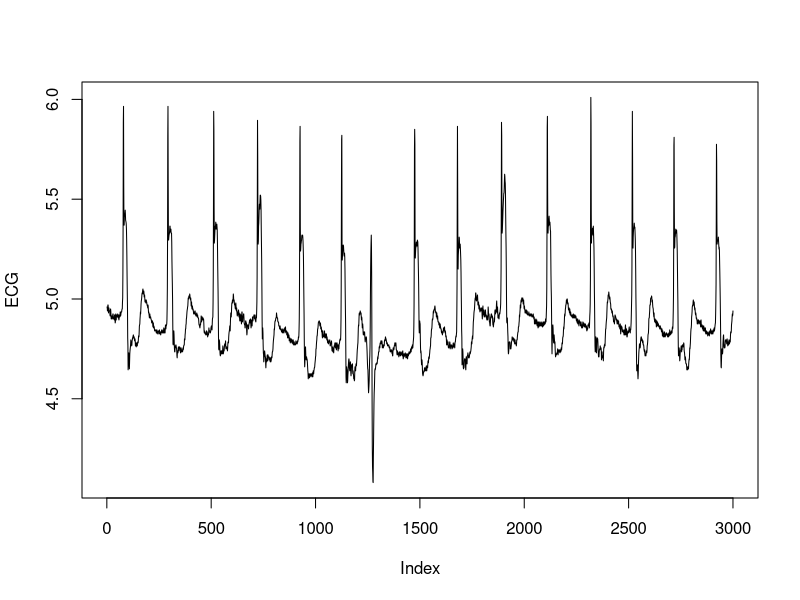
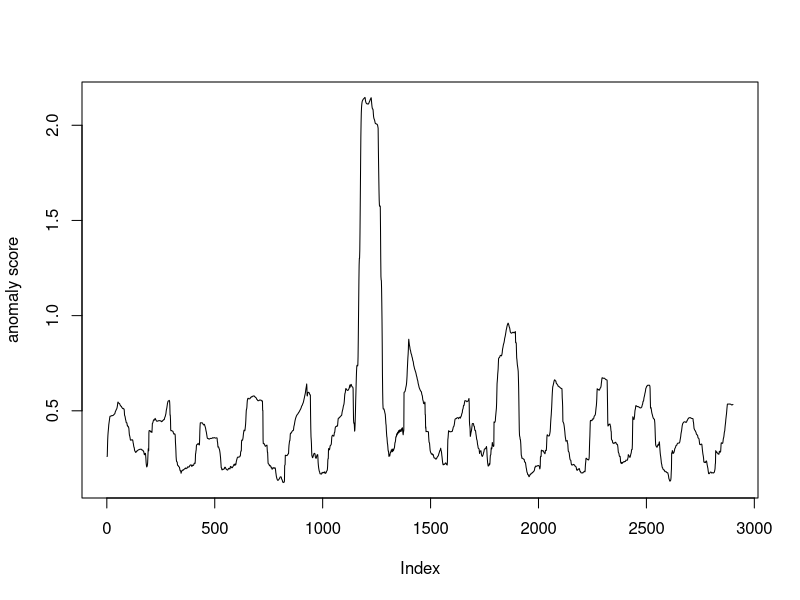

Here is the R script that generated these plots, in order:
# FNN パッケージを使った最近傍法による異常部位発見
library(FNN)

# Keogh らによる心電図データ
# http://www.cs.ucr.edu/~eamonn/discords/qtdbsel102.txt
# http://www.cs.ucr.edu/~eamonn/discords/
X <- read.table(file = "data/qtdbsel102.txt")
# 検証データ部分を図示
plot(X[3001:6000, 2], ylab = "ECG", type = "l")

w <- 100 # 窓幅
nk <- 1 # 近傍数1。最も近いものとの距離のみを計算する。
# p.197 「関数 score に関しては、k = 1と選んだ上で、最近傍までの距離の値
# そのものを異常度とすることが多いと思います」
# p.198 「近傍数k > 1の場合には、近傍距離の平均を考える、などの拡張も可能」

# 訓練データ
Xtr <- X[1:3000, 2]
# embed() でスライド窓によるベクトル化
Dtr <- embed(Xtr, w)

# 検証データ
Xt <- X[3001:6000, 2]
Dt <- embed(Xt, w)

# 最近傍までの距離を計算
# knnx.dist() で、p.197 手順7.1の二つの関数 dist と score を実装している模様
d <- knnx.dist(Dtr, Dt, k = nk)
a <- d[, 1]

# 異常度の図示
plot(a, ylab = "anomaly score", type = "l")
